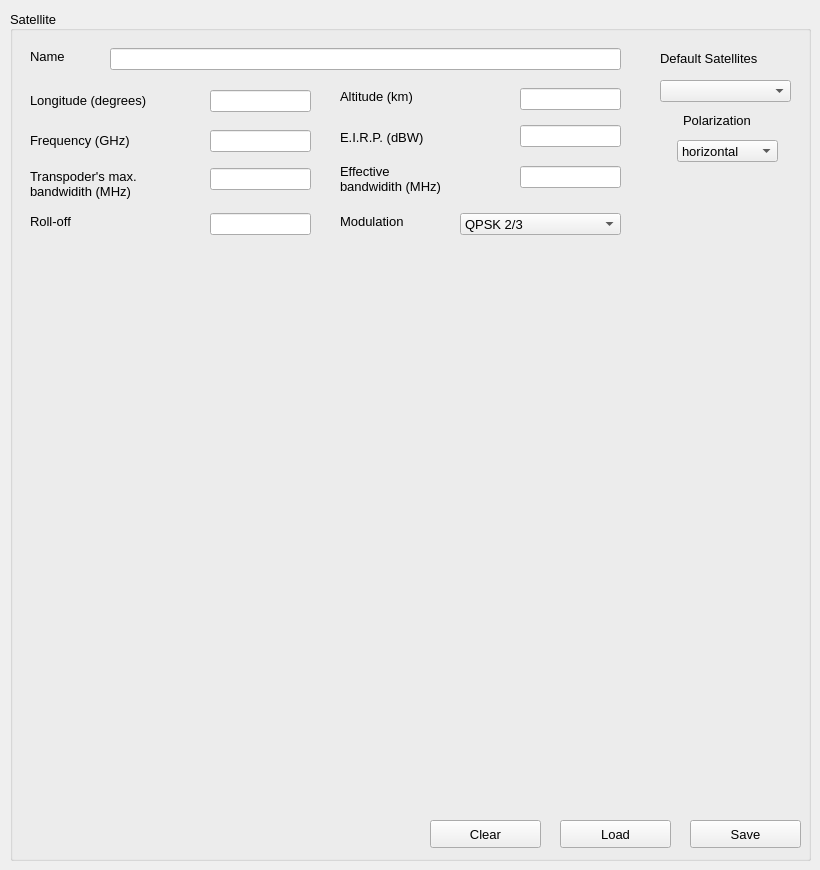
        <widget class="QWidget" name="satellite_page_4">
         <widget class="QGroupBox" name="groupBox_24">
          <property name="geometry">
           <rect>
            <x>10</x>
            <y>10</y>
            <width>801</width>
            <height>851</height>
           </rect>
          </property>
          <property name="font">
           <font>
            <pointsize>10</pointsize>
           </font>
          </property>
          <property name="autoFillBackground">
           <bool>false</bool>
          </property>
          <property name="title">
           <string>Satellite</string>
          </property>
          <property name="alignment">
           <set>Qt::AlignJustify|Qt::AlignVCenter</set>
          </property>
          <widget class="QLabel" name="label_186">
           <property name="geometry">
            <rect>
             <x>20</x>
             <y>38</y>
             <width>55</width>
             <height>16</height>
            </rect>
           </property>
           <property name="text">
            <string>Name</string>
           </property>
          </widget>
          <widget class="QLabel" name="label_187">
           <property name="geometry">
            <rect>
             <x>20</x>
             <y>80</y>
             <width>161</width>
             <height>21</height>
            </rect>
           </property>
           <property name="text">
            <string>Longitude (degrees)</string>
           </property>
          </widget>
          <widget class="QLineEdit" name="name_sat_4">
           <property name="geometry">
            <rect>
             <x>100</x>
             <y>38</y>
             <width>511</width>
             <height>22</height>
            </rect>
           </property>
          </widget>
          <widget class="QLineEdit" name="long_sat_4">
           <property name="geometry">
            <rect>
             <x>200</x>
             <y>80</y>
             <width>101</width>
             <height>22</height>
            </rect>
           </property>
          </widget>
          <widget class="QPushButton" name="save_sat_4">
           <property name="geometry">
            <rect>
             <x>680</x>
             <y>810</y>
             <width>111</width>
             <height>28</height>
            </rect>
           </property>
           <property name="font">
            <font>
             <pointsize>10</pointsize>
             <weight>50</weight>
             <bold>false</bold>
            </font>
           </property>
           <property name="text">
            <string>Save</string>
           </property>
          </widget>
          <widget class="QPushButton" name="load_sat_4">
           <property name="geometry">
            <rect>
             <x>550</x>
             <y>810</y>
             <width>111</width>
             <height>28</height>
            </rect>
           </property>
           <property name="font">
            <font>
             <pointsize>10</pointsize>
             <weight>50</weight>
             <bold>false</bold>
            </font>
           </property>
           <property name="text">
            <string>Load</string>
           </property>
          </widget>
          <widget class="QComboBox" name="default_sat_4">
           <property name="geometry">
            <rect>
             <x>650</x>
             <y>70</y>
             <width>131</width>
             <height>22</height>
            </rect>
           </property>
           <property name="font">
            <font>
             <pointsize>8</pointsize>
            </font>
           </property>
           <item>
            <property name="text">
             <string/>
            </property>
           </item>
           <item>
            <property name="text">
             <string>StarOne C2/C4</string>
            </property>
           </item>
           <item>
            <property name="text">
             <string>Hispamar</string>
            </property>
           </item>
           <item>
            <property name="text">
             <string>Claro</string>
            </property>
           </item>
           <item>
            <property name="text">
             <string>Menino Ney</string>
            </property>
           </item>
          </widget>
          <widget class="QLabel" name="label_188">
           <property name="geometry">
            <rect>
             <x>650</x>
             <y>40</y>
             <width>131</width>
             <height>16</height>
            </rect>
           </property>
           <property name="text">
            <string>Default Satellites</string>
           </property>
          </widget>
          <widget class="QLabel" name="label_189">
           <property name="geometry">
            <rect>
             <x>330</x>
             <y>78</y>
             <width>111</width>
             <height>16</height>
            </rect>
           </property>
           <property name="text">
            <string>Altitude (km)</string>
           </property>
          </widget>
          <widget class="QLineEdit" name="height_sat_4">
           <property name="geometry">
            <rect>
             <x>510</x>
             <y>78</y>
             <width>101</width>
             <height>22</height>
            </rect>
           </property>
          </widget>
          <widget class="QLabel" name="label_190">
           <property name="geometry">
            <rect>
             <x>330</x>
             <y>119</y>
             <width>121</width>
             <height>16</height>
            </rect>
           </property>
           <property name="text">
            <string>E.I.R.P. (dBW)</string>
           </property>
          </widget>
          <widget class="QLineEdit" name="eirp_sat_4">
           <property name="geometry">
            <rect>
             <x>510</x>
             <y>115</y>
             <width>101</width>
             <height>22</height>
            </rect>
           </property>
          </widget>
          <widget class="QLabel" name="label_191">
           <property name="geometry">
            <rect>
             <x>20</x>
             <y>148</y>
             <width>171</width>
             <height>51</height>
            </rect>
           </property>
           <property name="layoutDirection">
            <enum>Qt::LeftToRight</enum>
           </property>
           <property name="text">
            <string>Transpoder's max.
bandwidith (MHz)</string>
           </property>
          </widget>
          <widget class="QLineEdit" name="max_bw_sat_4">
           <property name="geometry">
            <rect>
             <x>200</x>
             <y>158</y>
             <width>101</width>
             <height>22</height>
            </rect>
           </property>
          </widget>
          <widget class="QLabel" name="label_192">
           <property name="geometry">
            <rect>
             <x>330</x>
             <y>143</y>
             <width>171</width>
             <height>51</height>
            </rect>
           </property>
           <property name="layoutDirection">
            <enum>Qt::LeftToRight</enum>
           </property>
           <property name="text">
            <string>Effective 
bandwidith (MHz)</string>
           </property>
          </widget>
          <widget class="QLineEdit" name="bw_util_sat_4">
           <property name="geometry">
            <rect>
             <x>510</x>
             <y>156</y>
             <width>101</width>
             <height>22</height>
            </rect>
           </property>
          </widget>
          <widget class="QLabel" name="label_193">
           <property name="geometry">
            <rect>
             <x>20</x>
             <y>203</y>
             <width>61</width>
             <height>16</height>
            </rect>
           </property>
           <property name="text">
            <string>Roll-off</string>
           </property>
          </widget>
          <widget class="QLineEdit" name="rolloff_sat_4">
           <property name="geometry">
            <rect>
             <x>200</x>
             <y>203</y>
             <width>101</width>
             <height>22</height>
            </rect>
           </property>
          </widget>
          <widget class="QLabel" name="label_194">
           <property name="geometry">
            <rect>
             <x>330</x>
             <y>203</y>
             <width>91</width>
             <height>16</height>
            </rect>
           </property>
           <property name="text">
            <string>Modulation</string>
           </property>
          </widget>
          <widget class="QComboBox" name="modcod_sat_4">
           <property name="geometry">
            <rect>
             <x>450</x>
             <y>203</y>
             <width>161</width>
             <height>22</height>
            </rect>
           </property>
           <item>
            <property name="text">
             <string>QPSK 2/3</string>
            </property>
           </item>
           <item>
            <property name="text">
             <string>8PSK 30/33</string>
            </property>
           </item>
           <item>
            <property name="text">
             <string>64 QAM</string>
            </property>
           </item>
          </widget>
          <widget class="QLabel" name="label_195">
           <property name="geometry">
            <rect>
             <x>20</x>
             <y>120</y>
             <width>131</width>
             <height>20</height>
            </rect>
           </property>
           <property name="text">
            <string>Frequency (GHz)</string>
           </property>
          </widget>
          <widget class="QLineEdit" name="freq_sat_4">
           <property name="geometry">
            <rect>
             <x>200</x>
             <y>120</y>
             <width>101</width>
             <height>22</height>
            </rect>
           </property>
          </widget>
          <widget class="QLabel" name="label_196">
           <property name="geometry">
            <rect>
             <x>673</x>
             <y>100</y>
             <width>91</width>
             <height>20</height>
            </rect>
           </property>
           <property name="text">
            <string>Polarization</string>
           </property>
          </widget>
          <widget class="QComboBox" name="pol_sat_6">
           <property name="geometry">
            <rect>
             <x>667</x>
             <y>130</y>
             <width>101</width>
             <height>22</height>
            </rect>
           </property>
           <item>
            <property name="text">
             <string>horizontal</string>
            </property>
           </item>
           <item>
            <property name="text">
             <string>vertical</string>
            </property>
           </item>
           <item>
            <property name="text">
             <string>circular</string>
            </property>
           </item>
          </widget>
          <widget class="QPushButton" name="clear_sat_4">
           <property name="geometry">
            <rect>
             <x>420</x>
             <y>810</y>
             <width>111</width>
             <height>28</height>
            </rect>
           </property>
           <property name="font">
            <font>
             <pointsize>10</pointsize>
             <weight>50</weight>
             <bold>false</bold>
            </font>
           </property>
           <property name="text">
            <string>Clear</string>
           </property>
          </widget>
         </widget>
        </widget>
